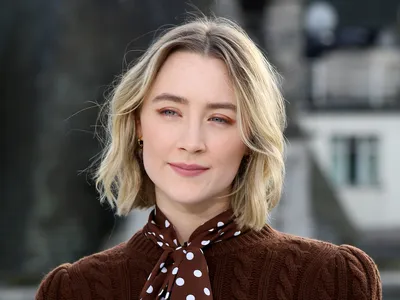
#> input picture Saoirse-Ronan-2019.webp, 400 x 300 px
$ jupyter execute Image_to_Speech_with_Gemini.ipynb   (shell and % lines are left out)
#> lines starting #> are read from the running program, lines starting #| are printed output that depends on the picture
[cell 1]
# importing libraries
import google.generativeai as genai
import PIL
from IPython.display import display
from gtts import gTTS
import io
from IPython.display import Audio, display,Markdown
import ipywidgets as widgets
from google.colab import files
from google.colab import userdata

[cell 2]
# connecting to gemmini API
GOOGLE_API_KEY = userdata.get('GOOGLE_API_KEY')
genai.configure(api_key=GOOGLE_API_KEY)

[cell 3]
def generate_image_description():
  # Upload the image file
  uploaded = files.upload()
#> the answer given: Saoirse-Ronan-2019.webp
  image_path = list(uploaded.keys())[0]
  image = PIL.Image.open(image_path)
#> image is the input picture: PIL image 400x300 RGB; mean R, G, B 100.9, 91.3, 85.7

  # Resize the image
  max_width = 400
  max_height = 400

  if image.size[0] > max_width:
    width_percent = max_width / float(image.size[0])
    new_height = int(float(image.size[1]) * float(width_percent))
  elif image.size[1] > max_height:
    height_percent = max_height / float(image.size[1])
    new_width = int(float(image.size[0]) * float(height_percent))
  else:
    new_width, new_height = image.size
#> new_width = 400; new_height = 300

  resized_image = image.resize((max_width, new_height), PIL.Image.LANCZOS)

  # getting response from the model
  model = genai.GenerativeModel('models/gemini-1.5-flash')

  prompt = """You are a helpful and informative bot which can describe the image shown in less \
  than 60 words by carefully capturing the details and using simple vocabulary.\
  However, if the image looks familiar with a person, place or object then be sure to highlight that. If the image is irrelevant to the answer, you may ignore it"""

  response = model.generate_content([prompt, resized_image])

  # Convert text to speech and store in a BytesIO buffer
  tts = gTTS(response.text, lang='en')
  audio_buffer = io.BytesIO()
  tts.write_to_fp(audio_buffer)
  audio_buffer.seek(0)

  # displaying the results
  display(resized_image, Markdown(response.text), Audio(audio_buffer.read(), autoplay=True))

[cell 4]
# trial 1
generate_image_description()

[cell 5]
# trial 2
generate_image_description()
#> the answer given: patagonia.webp
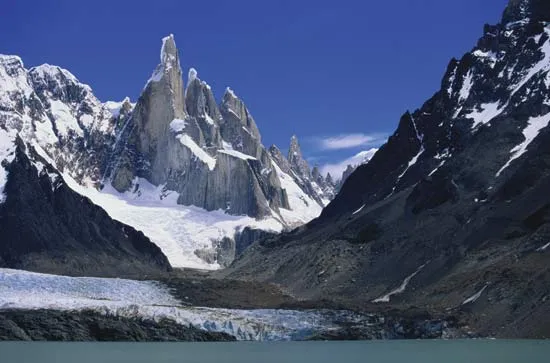
#> input picture patagonia.webp, 550 x 363 px
#> in generate_image_description, image is the input picture: PIL image 550x363 RGB; mean R, G, B 74.3, 86.6, 116.8
#> in generate_image_description (call 2), `resized_image = image.resize((max_width, new_height), PIL.Image.LANCZOS)`:
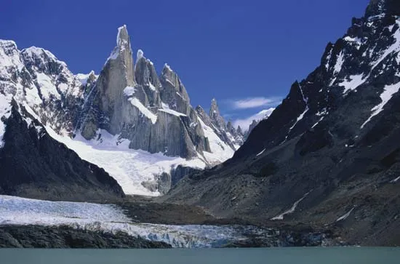
#> resized_image: PIL image 400x264 RGB; mean R, G, B 74.3, 86.6, 116.8

[cell 6]
# trial 3
generate_image_description()
#> the answer given: patagonia.webp

[cell 7]
# trial 4
generate_image_description()
#> the answer given: patagonia.webp
